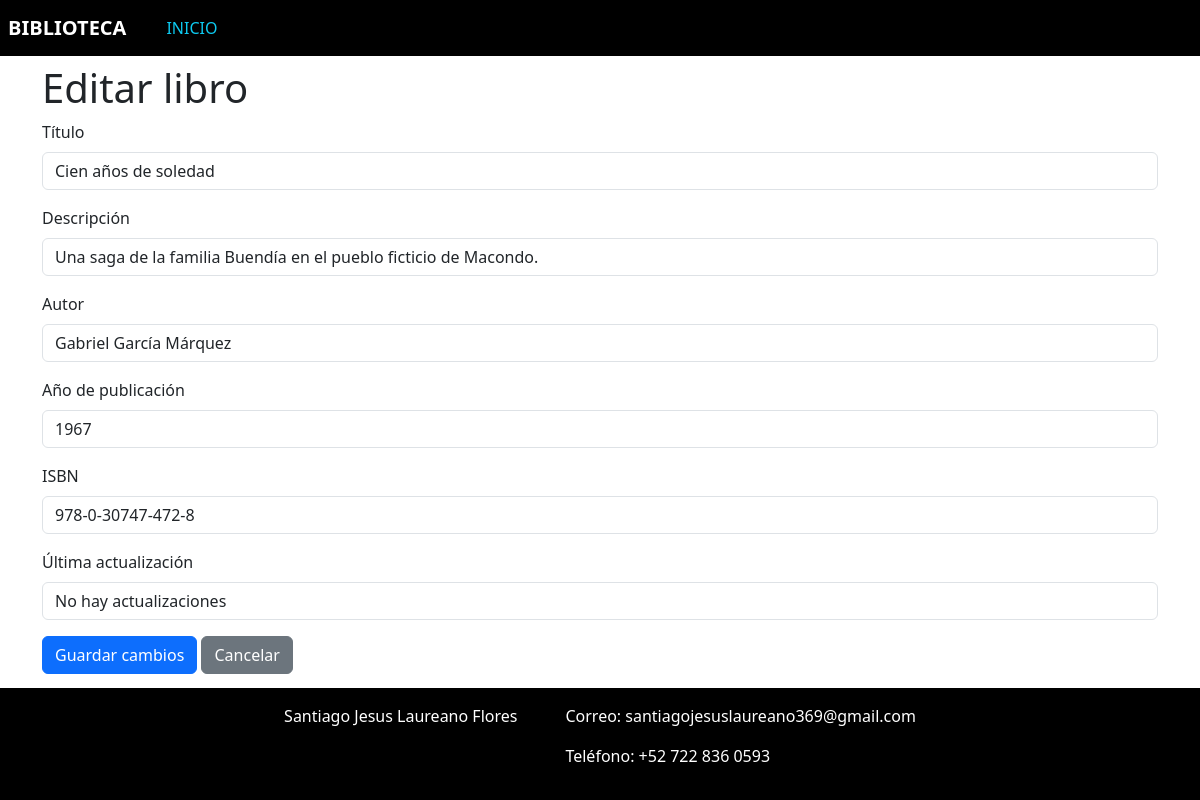
The app's page /index.php?url=libro/editar/13 with its own data.
### tables this page shows
CREATE TABLE `books` (
  `id` int NOT NULL AUTO_INCREMENT,
  `title` varchar(255) DEFAULT NULL,
  `author` varchar(255) DEFAULT NULL,
  `published_year` int DEFAULT NULL,
  `isbn` varchar(13) DEFAULT NULL,
  `description` text,
  `created_at` timestamp NULL DEFAULT (now()),
  `update_at` timestamp NULL DEFAULT NULL,
  PRIMARY KEY (`id`)
);

### controller/LibroController.php (called while the page is built, shortened)
<?php
class LibroController
{
    private $modeloLibro;
    public function __construct($pdo)
    {
        $this->modeloLibro = new LibroModel($pdo);
    }
    public function cargarFormEditar($id)
    {
        $libro = $this->modeloLibro->buscarByID($id);
        require __DIR__ . '/../view/libro/editar.php';
        require __DIR__ . '/../view/template.php';
    }
}

### model/LibroModel.php (called while the page is built, shortened)
<?php
class LibroModel {
    private $pdo;
    public function __construct($pdo) {
        $this->pdo = $pdo;
    }
    public function buscarByID($id) {
        try {
            $stmt = $this->pdo->prepare("SELECT * FROM books WHERE id = :id");
            $stmt->bindParam(':id', $id, PDO::PARAM_INT);
            $stmt->execute();
            return $stmt->fetch(PDO::FETCH_ASSOC);
        } catch (PDOException $e) {
            error_log("Error al buscar el libro: " . $e->getMessage());
            return false;
        }
    }
}
?>

### view/libro/editar.php (the view, shortened to what this page needs)
<!DOCTYPE html>
<html lang="es">
<head>
    <link href="https://cdn.jsdelivr.net/npm/bootstrap@5.3.5/dist/css/bootstrap.min.css" rel="stylesheet">
</head>
<body>
    <div class="container">
        <h1>Editar libro</h1>
        <?php if (isset($libro)): ?>
            <form action="index.php?url=libro/actualizar/<?= $libro['id'] ?>" method="post">
                <div class="mb-3">
                    <label for="title" class="form-label">Título</label>
                    <input type="text" class="form-control" id="title" name="title" value="<?php echo htmlspecialchars($libro['title']); ?>" required>
                </div>
                <div class="mb-3">
                    <label for="description" class="form-label">Descripción</label>
                    <input type="text" class="form-control" id="description" name="description" value="<?php echo ($libro['description']); ?>">
                </div>
                <div class="mb-3">
                    <label for="author" class="form-label">Autor</label>
                    <input type="text" class="form-control" id="author" name="author" value="<?php echo htmlspecialchars($libro['author']); ?>" required>
                </div>
                <div class="mb-3">
                    <label for="published_year" class="form-label">Año de publicación</label>
                    <input type="number" class="form-control" id="published_year" name="published_year" value="<?php echo htmlspecialchars($libro['published_year']); ?>" required min="1" max="<?php echo date('Y') ?>">
                </div>
                <div class="mb-3">
                    <label for="isbn" class="form-label">ISBN</label>
                    <input type="text" class="form-control" id="isbn" name="isbn" value="<?php echo htmlspecialchars($libro['isbn']); ?>" required minlength="17" maxlength="17" onkeyup="formatearISBN(this)">
                </div>
                <div class="mb-3">
                    <label for="update_at" class="form-label">Última actualización</label>
                    <input type="text" class="form-control" id="update_at" name="update_at" value="<?php echo ($libro['update_at'] == null) ? 'No hay actualizaciones' : htmlspecialchars($libro['update_at']); ?>" readonly>
                </div>
                <button type="submit" class="btn btn-primary">Guardar cambios</button>
                <a href="index.php?url=libro/listar" class="btn btn-secondary">Cancelar</a>
            </form>
        <?php else: ?>
            <div class="alert alert-warning" role="alert">
                Libro no encontrado.
            </div>
        <?php endif; ?>
    </div>
</body>
</html>

### records on screen
books: title "Cien años de soledad", description "Una saga de la familia Buendía en el pueblo ficticio de Macondo.", author "Gabriel García Márquez", published_year "1967", isbn "978-0-30747-472-8", update_at "No hay actualizaciones"
